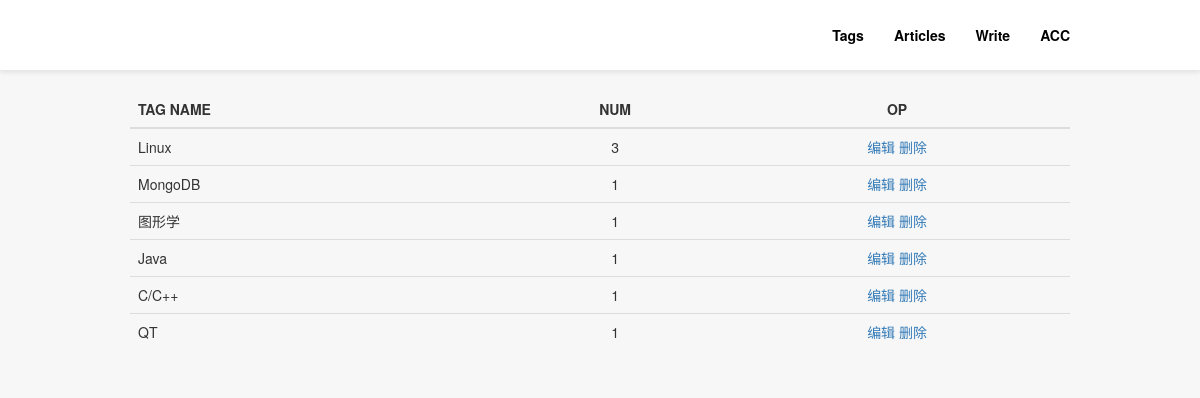
/adm/tags_editor/ (signed in), run on an earlier commit of the app's database.
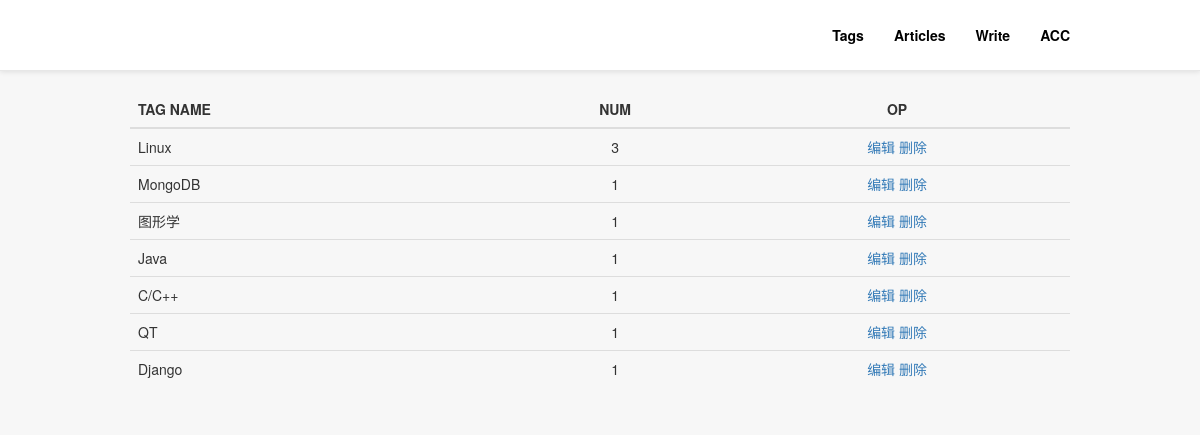
And on a later commit of the database.
### blog/models.py (models this page shows)
class Tags(models.Model):
    tid = models.AutoField(primary_key=True)
    tag_name = models.CharField(max_length=18)

### adm/views.py (the view)
# urls.py: path('tags_editor/', views.tags_editor, name='tags_editor'),
def tags_editor(request):
    if request.session.get('login', None):
        if request.method == 'GET':
            tags = Tags.objects.all()
            return render(request, 'view/adm/tags_editor.html', {'tags':tags})
        elif request.method == 'POST':
            tags = Tags.objects.all()
            return TemplateResponse(request, 'response/adm/tags_editor_response.html', {'tags':tags})
    else:
        return redirect('/adm/login')

### templates/view/adm/tags_editor.html (shortened to what this page needs)
{% extends "layout/adm_base.html" %}
{% block body %}
<div class="tags-op" tag_editor="{% url 'tag_editor' %}">
    <table class="table table-hover">
        <thead>
            <tr>
                <th>TAG NAME</th>
                <th class="text-center">NUM</th>
                <th class="text-center">OP</th>
            </tr>
        </thead>
        <tbdoy>
            {% for tag in tags %}
                <tr>
                    <td class="tag-name">{{ tag.tag_name }}</td>
                    <td class="text-center">{{ tag.articlestotags_set.count }}</td>
                    <td class="tag-op text-center" tid="{{ tag.tid }}">
                        <a class="tag-editor" data-toggle="modal" data-target=".bs-modal-sm">编辑</a>
                        <a class="tag-del">删除</a>
                    </td>
                </tr>
            {% endfor %}
        </tbdoy>
    </table>
</div>
{% endblock %}

What changed in the data, as far as the page shows it:
added Tags: tag_name "Django", articlestotags_set.count "1"
